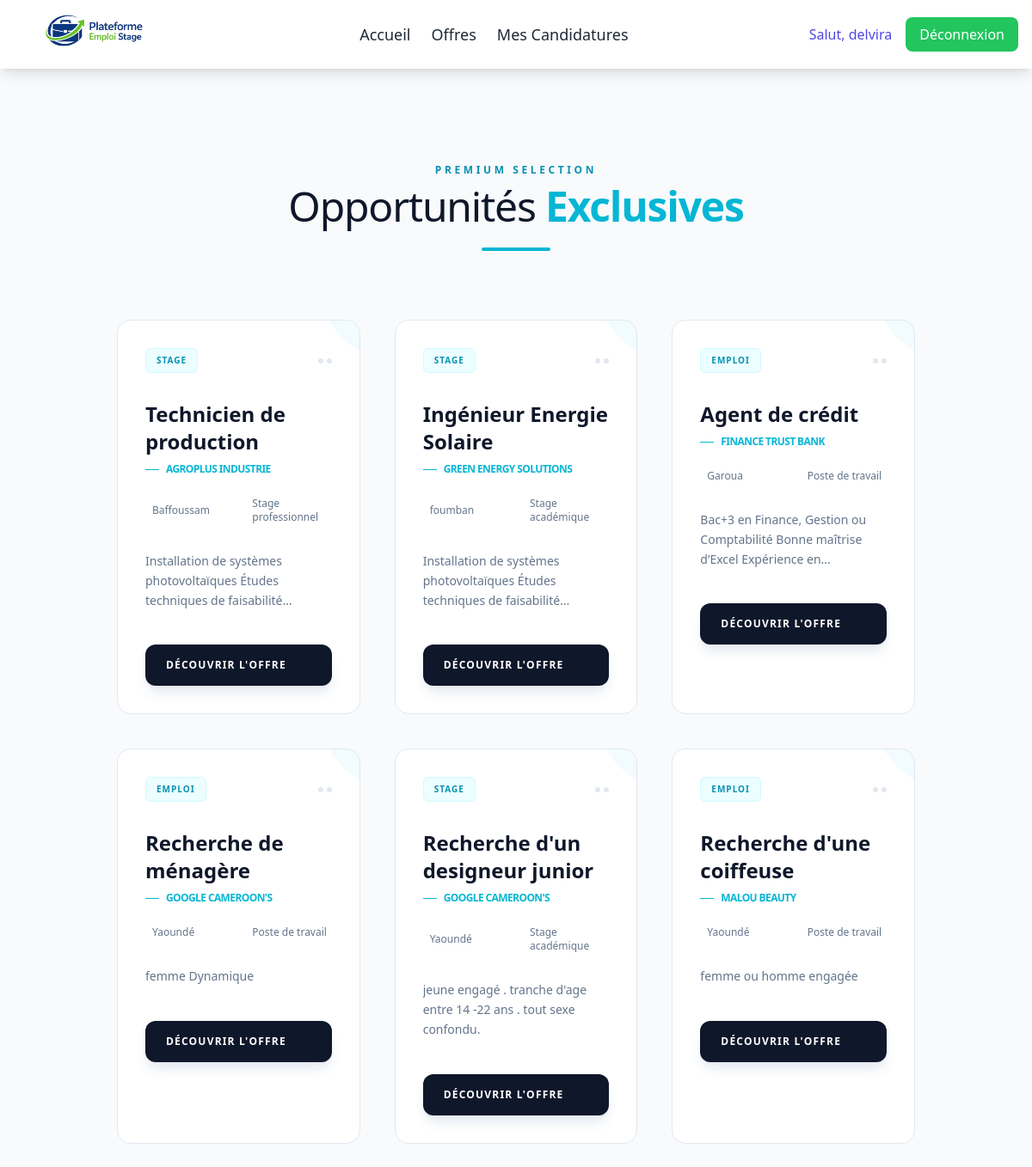
The app's page /offres/ (signed in) with its own data.
### users/models.py (models this page shows)
class User(AbstractUser):
    ROLE_CHOICES = (
        ('candidat', 'Candidat'),
        ('recruteur', 'Recruteur'),
    )
    role = models.CharField(max_length=20, choices=ROLE_CHOICES)
    domaine_activite = models.CharField(max_length=100, blank=True, null=True)
    company_name = models.CharField(max_length=255, blank=True, null=True)
    company_domain = models.CharField(max_length=255, blank=True, null=True)
    company_city = models.CharField(max_length=100, blank=True, null=True)
    company_contact = models.CharField(max_length=100, blank=True, null=True)
    legal_document = models.FileField(upload_to='legal_docs/', blank=True, null=True)

### offres/models.py (models this page shows)
class Offre(models.Model):
    TYPE_CHOICES = (
        ('emploi', 'Emploi'),  # Offre d'emploi
        ('stage', 'Stage'),  # Offre de stage
    )
    CATEGORIE_CHOICES = (
        ('academique', 'Stage académique'),  # Stage lié aux études
        ('professionnel', 'Stage professionnel'),  # Stage en entreprise
        ('poste', 'Poste de travail'),  # Poste permanent
    )
    entreprise = models.ForeignKey(Entreprise, on_delete=models.CASCADE)
    titre = models.CharField(max_length=200)
    type = models.CharField(max_length=20, choices=TYPE_CHOICES)
    categorie = models.CharField(max_length=20, choices=CATEGORIE_CHOICES)
    profil_recherche = models.TextField()
    attentes = models.TextField()
    ville = models.CharField(max_length=100)
    statut = models.CharField(max_length=20, default='disponible')

class Entreprise(models.Model):
    user = models.OneToOneField(User, on_delete=models.CASCADE)
    nom = models.CharField(max_length=200)
    ville = models.CharField(max_length=100)
    domaine = models.CharField(max_length=200)
    legal_info = models.ImageField(upload_to='logos_entreprises/', null=True, blank=True)

### offres/views.py (the view)
# urls.py: path('', views.offres_list, name='offres_list'),  # Exemple de route
def offres_list(request):
    offres = Offre.objects.filter(statut='disponible').order_by('-id')
    return render(request, "offres/list_offres.html", {"offres": offres})

### templates/offres/list_offres.html (shortened to what this page needs)
{% extends "base.html" %}
{% block content %}
<div class="min-h-screen py-20 bg-[#f8fafc] text-slate-800">
    <div class="container mx-auto px-6">
        <div class="mb-20 text-center">
            <span class="text-cyan-600 font-bold tracking-[0.3em] uppercase text-xs">Premium Selection</span>
            <h1 class="text-4xl md:text-5xl font-light tracking-tight text-slate-900 mt-2">
                Opportunités <span class="font-bold text-cyan-500">Exclusives</span>
            </h1>
            <div class="h-1 w-20 bg-cyan-500 mx-auto mt-6 rounded-full"></div>
        </div>
        <div class="grid grid-cols-1 md:grid-cols-2 lg:grid-cols-3 gap-10">
            {% for offre in offres %}
            <div class="job-card relative bg-white border border-slate-200 p-8 transition-all duration-500 hover:shadow-[0_20px_50px_rgba(6,182,212,0.15)] group overflow-hidden rounded-2xl">
                <div class="absolute top-0 right-0 w-24 h-24 bg-cyan-500/5 rounded-bl-full translate-x-12 -translate-y-12 group-hover:translate-x-8 group-hover:-translate-y-8 transition-transform duration-500"></div>
                <div class="flex justify-between items-center mb-8">
                    <span class="text-[10px] font-black tracking-widest uppercase text-cyan-600 bg-cyan-50 px-3 py-1.5 rounded-md border border-cyan-100">
                        {{ offre.get_type_display }}
                    </span>
                    <div class="flex space-x-1">
                        <div class="w-1.5 h-1.5 rounded-full bg-slate-200 group-hover:bg-cyan-400 transition-colors"></div>
                        <div class="w-1.5 h-1.5 rounded-full bg-slate-200 group-hover:bg-cyan-400 transition-colors delay-75"></div>
                    </div>
                </div>
                <h2 class="text-2xl font-bold mb-2 text-slate-900 group-hover:text-cyan-600 transition-colors">
                    {{ offre.titre }}
                </h2>
                <div class="flex items-center text-cyan-500 font-semibold text-xs uppercase tracking-tighter mb-6">
                    <span class="w-4 h-[1px] bg-cyan-500 mr-2"></span>
                    {{ offre.entreprise.nom }}
                </div>
                <div class="grid grid-cols-2 gap-4 mb-8">
                    <div class="flex items-center text-xs text-slate-500 font-medium">
                        {{ offre.ville }}
                    </div>
                    <div class="flex items-center text-xs text-slate-500 font-medium">
                        {{ offre.get_categorie_display }}
                    </div>
                </div>
                <p class="text-slate-500 text-sm leading-relaxed mb-10 line-clamp-3">
                    {{ offre.profil_recherche|truncatewords:22 }}
                </p>
                <a href="{% url 'offre_detail' id=offre.id %}" class="group/btn relative flex items-center justify-between w-full px-6 py-4 bg-slate-900 rounded-xl overflow-hidden transition-all duration-300 hover:bg-cyan-600 shadow-lg shadow-slate-200 hover:shadow-cyan-200">
                    <span class="relative z-10 text-xs font-bold uppercase tracking-widest text-white">
                        Découvrir l'offre
                    </span>
                </a>
            </div>
            {% empty %}
            <div class="col-span-full text-center py-24 bg-white border border-slate-100 rounded-3xl">
                <i class="fas fa-inbox text-4xl text-slate-200 mb-4"></i>
                <p class="text-slate-400 tracking-widest uppercase text-xs">Aucune opportunité pour le moment</p>
            </div>
            {% endfor %}
        </div>
    </div>
</div>
{% endblock %}

### templates/base.html (shortened to what this page needs)
{% load static %}
<!DOCTYPE html>
<html lang="fr">
<head>
    <link rel="stylesheet" href="https://cdn.jsdelivr.net/npm/bootstrap-icons@1.11.3/font/bootstrap-icons.min.css">
    <script src="https://cdn.tailwindcss.com"></script>
</head>
<body class="bg-gray-50 font-poppins text-gray-800">
<header class="bg-white shadow-lg sticky top-0 z-50">
    <nav class="max-w-7xl mx-auto px-4 py-4 flex justify-between items-center">
<a href="{% url 'home' %}" class="relative h-12 w-48 block">
    <img src="{% static 'images/img.png' %}"
         alt="img"
         class="absolute top-1/2 -translate-y-1/2 left-0 max-w-none h-[137px] w-auto object-contain">
</a>
        <ul class="hidden md:flex space-x-6 text-lg items-center">
            <li>
                <a href="{% url 'home' %}"
                   class="text-gray-800 border-b-4 border-transparent hover:border-blue-500 hover:shadow-lg transition duration-300">
                   Accueil
                </a>
            </li>
            <li>
                <a href="{% url 'offres_list' %}"
                   class="text-gray-800 border-b-4 border-transparent hover:border-blue-500 hover:shadow-lg transition duration-300">
                   Offres
                </a>
            </li>
            <li>
                <a href="{% url 'mes_candidatures' %}"
                   class="text-gray-800 border-b-4 border-transparent hover:border-blue-500 hover:shadow-lg transition duration-300">
                   Mes Candidatures
                </a>
            </li>
        </ul>
        <div class="hidden md:flex space-x-4 items-center">
            {% if user.is_authenticated %}
                <span class="text-indigo-600 font-medium">Salut, {{ user.username }}</span>
<form action="{% url 'logout' %}" method="post" class="inline">
    <button type="submit" class="px-4 py-2 bg-green-500 text-white rounded-lg hover:bg-red-600 transition">
        Déconnexion
    </button>
</form>            {% else %}
                <a href="{% url 'login' %}" class="px-4 py-2 bg-indigo-500 text-white rounded-lg hover:bg-indigo-600 transition">Connexion</a>
                <a href="{% url 'register' %}" class="px-4 py-2 border border-indigo-600 text-indigo-600 rounded-lg hover:bg-indigo-600 hover:text-white transition">Inscription</a>
            {% endif %}
        </div>
    </nav>
</header>
    <main class="container mx-auto p-6">
        {% block content %}{% endblock %}
    </main>
</body>
</html>

### templates/offres/list_offres.html (style rules this page uses)
.job-card { animation: slideUpFade 0.7s ease-out forwards; opacity: 0; }
.job-card:nth-child(1) { animation-delay: 0.1s; }
.job-card:nth-child(2) { animation-delay: 0.2s; }
.job-card:nth-child(3) { animation-delay: 0.3s; }
.job-card:nth-child(4) { animation-delay: 0.4s; }
.job-card:nth-child(n+5) { animation-delay: 0.5s; }

### records on screen
User: username "delvira"
Offre: type "STAGE", titre "Technicien de production", entreprise.nom "AGROPLUS INDUSTRIE", ville "Baffoussam", categorie "Stage professionnel", profil_recherche "Installation de systèmes photovoltaïques Études techniques de…"
Offre: type "STAGE", titre "Ingénieur Energie Solaire", entreprise.nom "GREEN ENERGY SOLUTIONS", ville "foumban", categorie "Stage académique", profil_recherche "Installation de systèmes photovoltaïques Études techniques de…"
Offre: type "EMPLOI", titre "Agent de crédit", entreprise.nom "FINANCE TRUST BANK", ville "Garoua", categorie "Poste de travail", profil_recherche "Bac+3 en Finance, Gestion ou Comptabilité Bonne maîtrise d’Excel Expérience…"
Offre: type "EMPLOI", titre "Recherche de ménagère", entreprise.nom "GOOGLE CAMEROON'S", ville "Yaoundé", categorie "Poste de travail", profil_recherche "femme Dynamique"
Offre: type "STAGE", titre "Recherche d'un designeur junior", entreprise.nom "GOOGLE CAMEROON'S", ville "Yaoundé", categorie "Stage académique", profil_recherche "jeune engagé . tranche d'age entre 14 -22 ans . tout sexe confondu."
Offre: type "EMPLOI", titre "Recherche d'une coiffeuse", entreprise.nom "MALOU BEAUTY", ville "Yaoundé", categorie "Poste de travail", profil_recherche "femme ou homme engagée"
